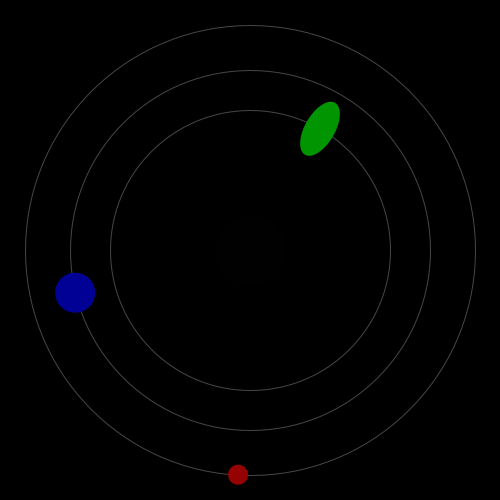
Frame 1 (no input)
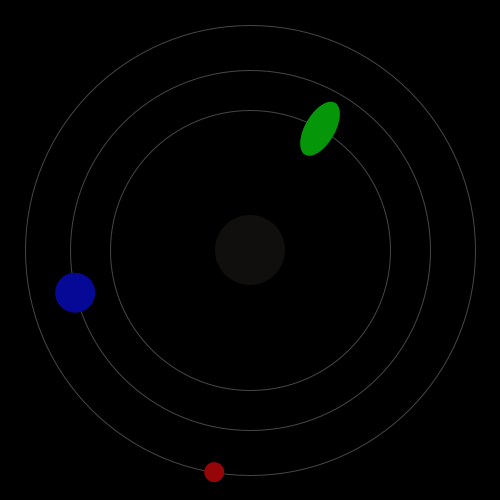
Frame 60 (the mouse pressed at the canvas centre just before this capture)
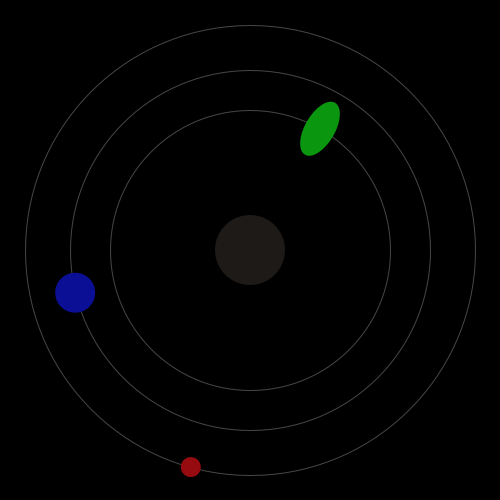
Frame 120 (the mouse held since frame 60 and released just before this capture)

The Processing sketch that drew these frames (run headless with seeded random() and noise(); from frame 60 on, the mouse is pressed at the canvas centre):

// Processing sketch: processing_169797
// ── processing_169797.pde

void setup()
{
  size(500, 500);
}


void draw()
{
  pushMatrix();
  background(0);
  translate(width/2, height/2);
  //fill(255, 193, 37); 
  fill(millis()/80.0,millis()/90.0,millis()/100.0);
  noStroke();
  ellipse(0, 0, 70, 70);
  noFill();
  stroke(255, 70);
  ellipse(0, 0, 450, 450);
  ellipse(0,0,360,360);
  ellipse(0,0,280,280);
  popMatrix();


  float sekunde = map(second(), 0, 59, 0, 2*PI);
  println(sekunde);

  pushMatrix();
  translate(width/2, height/2);
  //fill(176, 48, 96);
  fill(150,millis()/200.0,millis()/150.0);
  noStroke();
  rotate(sekunde);
  ellipse(0, -225, 20, 20);
  popMatrix();

  float minute1 = map(minute(), 0, 59, 0, 2*PI);
  println(minute1);

  pushMatrix();
  translate(width/2, height/2);
  //fill(0, 154, 205);
  fill(millis()/200.0,millis()/150.0,150);
  noStroke();
  rotate(minute1);
  ellipse(0, -180, 40, 40);
  popMatrix();
  
    float stunde1 = map(hour(), 0, 24, 0, 4*PI);
  println(stunde1);

  pushMatrix();
  translate(width/2, height/2);
  //fill(46, 139, 87);
  fill(millis()/200.0,150,millis()/150.0);
  noStroke();
  rotate(stunde1);
  ellipse(0, -140, 30, 60);
  popMatrix();
}
